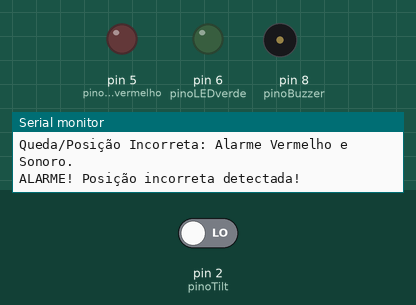
Simulated run of this sketch. Board: Arduino Uno, built with avr-gcc and run on an emulated ATmega328P. Parts: output pins drawn as LEDs (lit = HIGH), buzzer (waves = sounding), the last lines printed to the serial monitor. Dashed ring = blinking. The test bench sets the inputs (shaded band); at power-on: pin 2 (pinoTilt) LOW.

Above: at 1.25 s.
1.3 s: pin 2 (pinoTilt) driven HIGH
At 2.5 s:
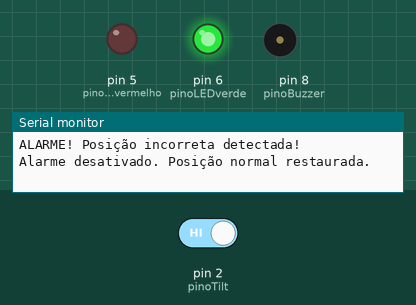
2.8 s: pin 2 (pinoTilt) driven LOW
At 4.8 s:
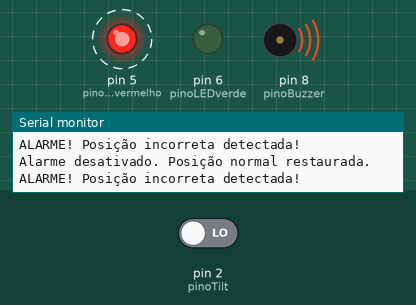
Timing chart, 0 to 11.8 s (numbered marks = the images above; inputs shaded):
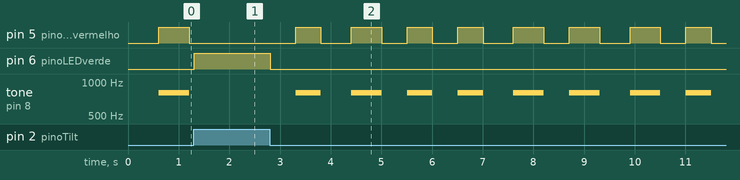

The sketch:

fall-detection.ino
```cpp
const int pinoTilt = 2;       // Pino do Tilt Switch
const int pinoBuzzer = 8;     // Pino do Buzzer
const int pinoLEDvermelho = 5; // Pino do Vermelho no LED RGB
const int pinoLEDverde = 6;   // Pino do Verde no LED RGB

// Variáveis para controle do estado
int estadoTilt = 0;           // Para ler o estado do tilt switch
bool alarmeAtivo = false;     // Flag para controlar se o alarme está ativo

// Variáveis para o piscar do LED (quando em alarme)
unsigned long tempoUltimoPisca = 0;
const unsigned long intervaloPisca = 500; // Intervalo para piscar o LED (ms)
bool estadoLED = false;

void setup() {
  // Inicializa os pinos
  pinMode(pinoTilt, INPUT);
  pinMode(pinoBuzzer, OUTPUT);
  pinMode(pinoLEDvermelho, OUTPUT);
  pinMode(pinoLEDverde, OUTPUT);

  // Inicia a comunicação serial para debug
  Serial.begin(9600);
  Serial.println("Monitor de Posição Corporal Iniciado.");
  Serial.println("Posição Normal: LED Verde.");
  Serial.println("Queda/Posição Incorreta: Alarme Vermelho e Sonoro.");

  // Inicia o sistema no estado "Seguro" (LED Verde aceso)
  digitalWrite(pinoLEDverde, HIGH);
  digitalWrite(pinoLEDvermelho, LOW);
  noTone(pinoBuzzer); // Garante que o buzzer está desligado
}

void loop() {
  // Lê o estado do tilt switch
  estadoTilt = digitalRead(pinoTilt);

  // Lógica principal baseada no estado do tilt
  if (estadoTilt == HIGH) {
    // Tilt switch FECHADO (Ex: objeto na posição vertical/normal)
    // Este é o estado SEGURO
    if (alarmeAtivo) {
      // Se o alarme estava ativo, desliga tudo
      desativarAlarme();
    }
    // Mantém o estado seguro (LED Verde aceso)
    digitalWrite(pinoLEDverde, HIGH);
    digitalWrite(pinoLEDvermelho, LOW);
    noTone(pinoBuzzer);

  } else {
    // Tilt switch ABERTO (Ex: objeto caído / na horizontal)
    // Este é o estado de ALARME
    if (!alarmeAtivo) {
      // Se o alarme não estava ativo, ativa ele
      ativarAlarme();
      Serial.println("ALARME! Posição incorreta detectada!");
    }
    // Executa a sequência de alarme (piscar LED vermelho e buzzer)
    executarAlarme();
  }

  // Pequena pausa para estabilidade
  delay(100);
}

void ativarAlarme() {
  alarmeAtivo = true;
  tempoUltimoPisca = millis(); // Inicia o timer para o pisca-pisca
  estadoLED = false;
  digitalWrite(pinoLEDverde, LOW); // Apaga o verde imediatamente
}

void desativarAlarme() {
  alarmeAtivo = false;
  digitalWrite(pinoLEDvermelho, LOW); // Garante que o vermelho está apagado
  noTone(pinoBuzzer);                 // Desliga o buzzer
  Serial.println("Alarme desativado. Posição normal restaurada.");
}

void executarAlarme() {
  unsigned long tempoAtual = millis();

  // Verifica se é hora de mudar o estado do LED/buzzer
  if (tempoAtual - tempoUltimoPisca >= intervaloPisca) {
    tempoUltimoPisca = tempoAtual; // Reinicia o timer
    estadoLED = !estadoLED;        // Inverte o estado do LED

    // Aplica o novo estado
    digitalWrite(pinoLEDvermelho, estadoLED ? HIGH : LOW);

    // O buzzer toca junto com o LED aceso
    if (estadoLED) {
      tone(pinoBuzzer, 800); // Toca um tom de 800Hz
    } else {
      noTone(pinoBuzzer);    // Silencia o buzzer
    }
  }
}
```

Measured:
- after the input at 1.3 s, pin 5 (pinoLEDvermelho): stays LOW (without the input it goes to HIGH after 0.50 s); pin 6 (pinoLEDverde): LOW → HIGH at once; tone on pin 8 (pinoBuzzer): stays silent (without the input it goes to 800 Hz after 0.50 s)
- after the input at 2.8 s, pin 5 (pinoLEDvermelho): alternates HIGH for 0.55 s and LOW for 0.50 s, starting after 0.51 s; pin 6 (pinoLEDverde): HIGH → LOW at once; tone on pin 8 (pinoBuzzer): alternates 800 Hz for 0.55 s and silent for 0.50 s, starting after 0.51 s
